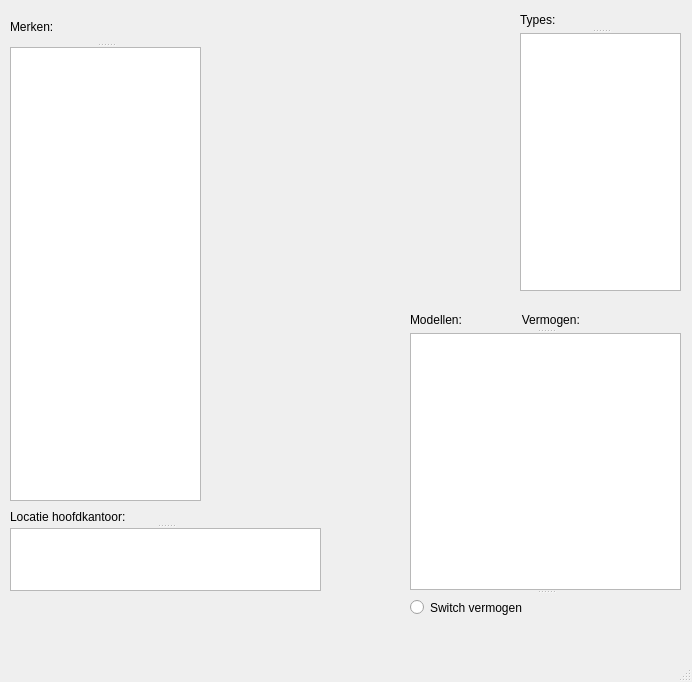
<?xml version="1.0" encoding="UTF-8"?>
<ui version="4.0">
 <class>MainWindow</class>
 <widget class="QMainWindow" name="MainWindow">
  <property name="geometry">
   <rect>
    <x>0</x>
    <y>0</y>
    <width>692</width>
    <height>682</height>
   </rect>
  </property>
  <property name="windowTitle">
   <string>MainWindow</string>
  </property>
  <widget class="QWidget" name="centralwidget">
   <widget class="QLabel" name="label_5">
    <property name="geometry">
     <rect>
      <x>310</x>
      <y>160</y>
      <width>55</width>
      <height>16</height>
     </rect>
    </property>
    <property name="text">
     <string/>
    </property>
   </widget>
   <widget class="QLabel" name="myLabel">
    <property name="geometry">
     <rect>
      <x>230</x>
      <y>30</y>
      <width>251</width>
      <height>241</height>
     </rect>
    </property>
    <property name="text">
     <string/>
    </property>
   </widget>
   <widget class="QSplitter" name="splitter">
    <property name="geometry">
     <rect>
      <x>10</x>
      <y>10</y>
      <width>191</width>
      <height>491</height>
     </rect>
    </property>
    <property name="orientation">
     <enum>Qt::Vertical</enum>
    </property>
    <widget class="QLabel" name="label">
     <property name="text">
      <string>Merken:</string>
     </property>
    </widget>
    <widget class="QTreeView" name="Merken">
     <property name="mouseTracking">
      <bool>true</bool>
     </property>
     <property name="tabletTracking">
      <bool>true</bool>
     </property>
     <property name="sortingEnabled">
      <bool>false</bool>
     </property>
     <property name="headerHidden">
      <bool>true</bool>
     </property>
     <attribute name="headerVisible">
      <bool>false</bool>
     </attribute>
     <attribute name="headerCascadingSectionResizes">
      <bool>false</bool>
     </attribute>
    </widget>
   </widget>
   <widget class="QSplitter" name="splitter_3">
    <property name="geometry">
     <rect>
      <x>520</x>
      <y>10</y>
      <width>161</width>
      <height>281</height>
     </rect>
    </property>
    <property name="orientation">
     <enum>Qt::Vertical</enum>
    </property>
    <widget class="QLabel" name="label_4">
     <property name="text">
      <string>Types:</string>
     </property>
    </widget>
    <widget class="QTreeView" name="Types">
     <property name="mouseTracking">
      <bool>true</bool>
     </property>
     <property name="tabletTracking">
      <bool>true</bool>
     </property>
     <property name="sortingEnabled">
      <bool>false</bool>
     </property>
     <property name="headerHidden">
      <bool>true</bool>
     </property>
     <attribute name="headerVisible">
      <bool>false</bool>
     </attribute>
     <attribute name="headerCascadingSectionResizes">
      <bool>false</bool>
     </attribute>
    </widget>
   </widget>
   <widget class="QSplitter" name="splitter_4">
    <property name="geometry">
     <rect>
      <x>410</x>
      <y>310</y>
      <width>271</width>
      <height>311</height>
     </rect>
    </property>
    <property name="orientation">
     <enum>Qt::Vertical</enum>
    </property>
    <widget class="QLabel" name="label_3">
     <property name="text">
      <string>Modellen:                  Vermogen:</string>
     </property>
    </widget>
    <widget class="QTreeView" name="Modellen">
     <property name="mouseTracking">
      <bool>true</bool>
     </property>
     <property name="tabletTracking">
      <bool>true</bool>
     </property>
     <property name="sortingEnabled">
      <bool>false</bool>
     </property>
     <property name="headerHidden">
      <bool>true</bool>
     </property>
     <attribute name="headerVisible">
      <bool>false</bool>
     </attribute>
     <attribute name="headerCascadingSectionResizes">
      <bool>false</bool>
     </attribute>
    </widget>
    <widget class="QRadioButton" name="VermogenButton">
     <property name="text">
      <string>Switch vermogen</string>
     </property>
    </widget>
   </widget>
   <widget class="QSplitter" name="splitter_2">
    <property name="geometry">
     <rect>
      <x>10</x>
      <y>510</y>
      <width>311</width>
      <height>81</height>
     </rect>
    </property>
    <property name="orientation">
     <enum>Qt::Vertical</enum>
    </property>
    <widget class="QLabel" name="label_2">
     <property name="text">
      <string>Locatie hoofdkantoor:</string>
     </property>
    </widget>
    <widget class="QTreeView" name="Hoofdkantoor">
     <property name="headerHidden">
      <bool>true</bool>
     </property>
    </widget>
   </widget>
  </widget>
  <widget class="QMenuBar" name="menubar">
   <property name="geometry">
    <rect>
     <x>0</x>
     <y>0</y>
     <width>692</width>
     <height>26</height>
    </rect>
   </property>
  </widget>
  <widget class="QStatusBar" name="statusbar"/>
 </widget>
 <resources/>
 <connections/>
</ui>
